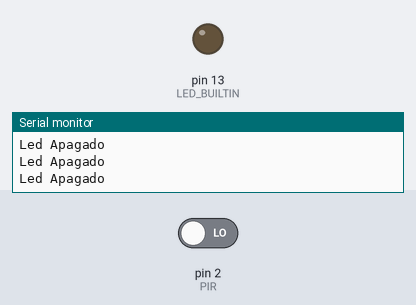
This sketch was run on a simulated Arduino Uno, built with avr-gcc and run on an emulated ATmega328P. On the bench: output pins drawn as LEDs (lit = HIGH), the last lines printed to the serial monitor. Inputs (shaded band) come from the test bench; at power-on: pin 2 (PIR) LOW.

Above: at 11.2 s.
11.3 s: pin 2 (PIR) driven HIGH
At 12.2 s:
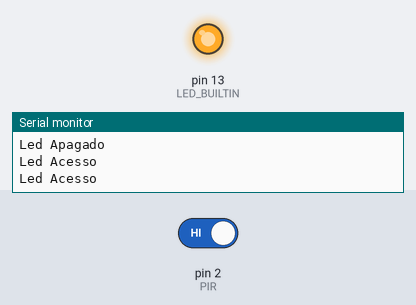
13.0 s: pin 2 (PIR) driven LOW
At 13.3 s:
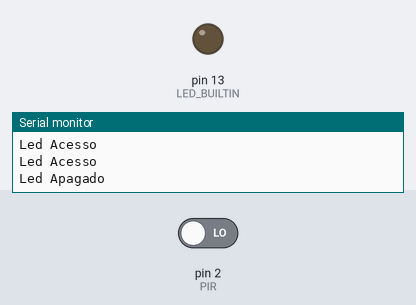
Timing chart, 0 to 16.0 s (numbered marks = the images above; inputs shaded):
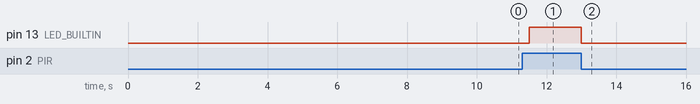

Measured:
- after the input at 11.3 s, pin 13 (LED_BUILTIN): LOW → HIGH after 0.20 s
- after the input at 13.0 s, pin 13 (LED_BUILTIN): HIGH → LOW at once

The sketch:

sketch_may29d.ino
```cpp
const int PIR = 2;

void acenderLED() {
  int estadoPIR = digitalRead(PIR);
  if (estadoPIR == HIGH) {
    digitalWrite(LED_BUILTIN, HIGH);
    Serial.println("Led Acesso");
  } else {
    digitalWrite(LED_BUILTIN, LOW);
    Serial.println("Led Apagado");
  }
  delay(500);
}
void setup() {
  // put your setup code here, to run once:
  pinMode(PIR, INPUT);
  Serial.begin(9600);
  delay(10000);
  pinMode(LED_BUILTIN, OUTPUT);
}

void loop() {
  // put your main code here, to run repeatedly:
  acenderLED();
}
```
